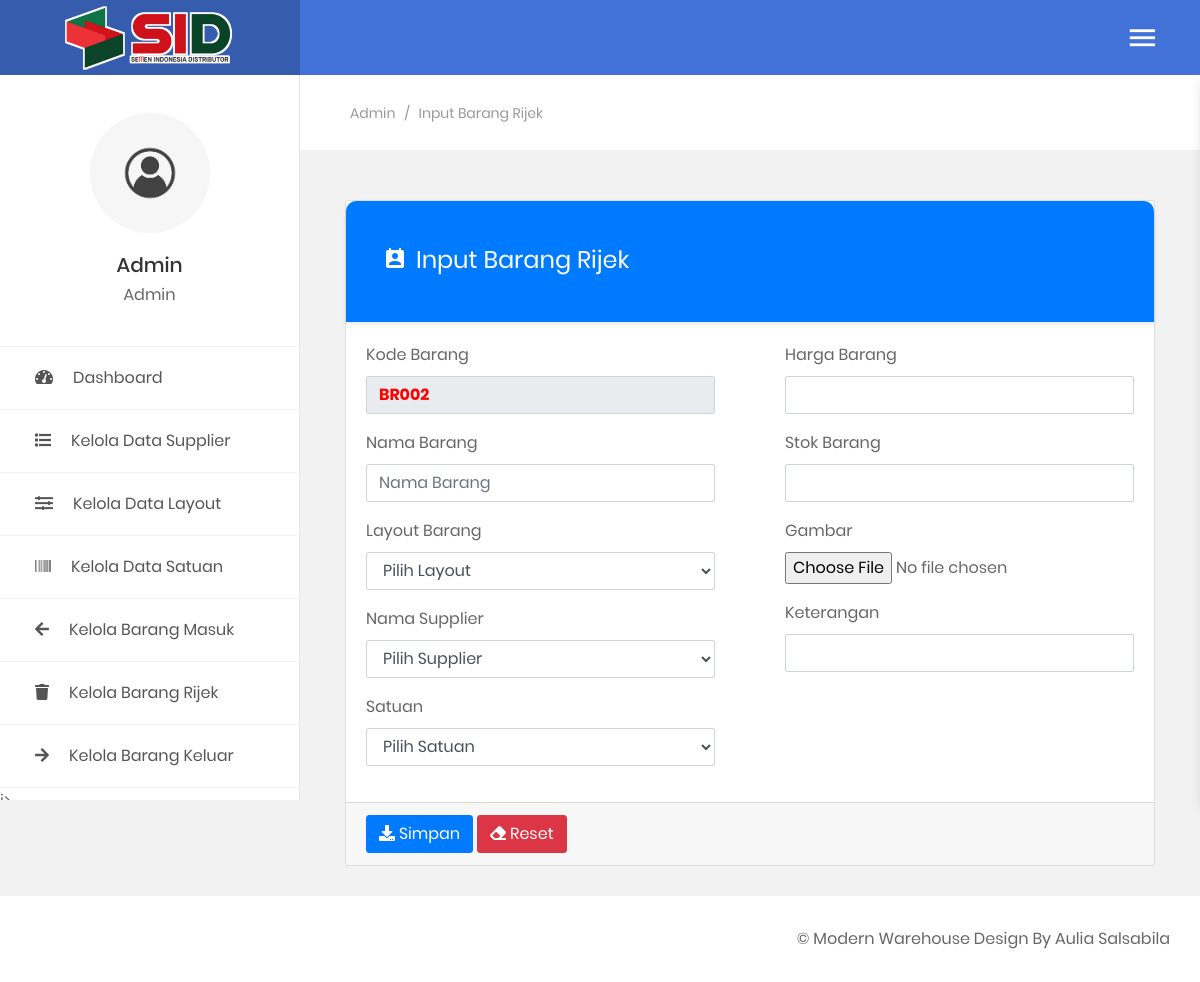
The app's page /public/admin-panel.php?page=input-barang-rijek (signed in), older data.
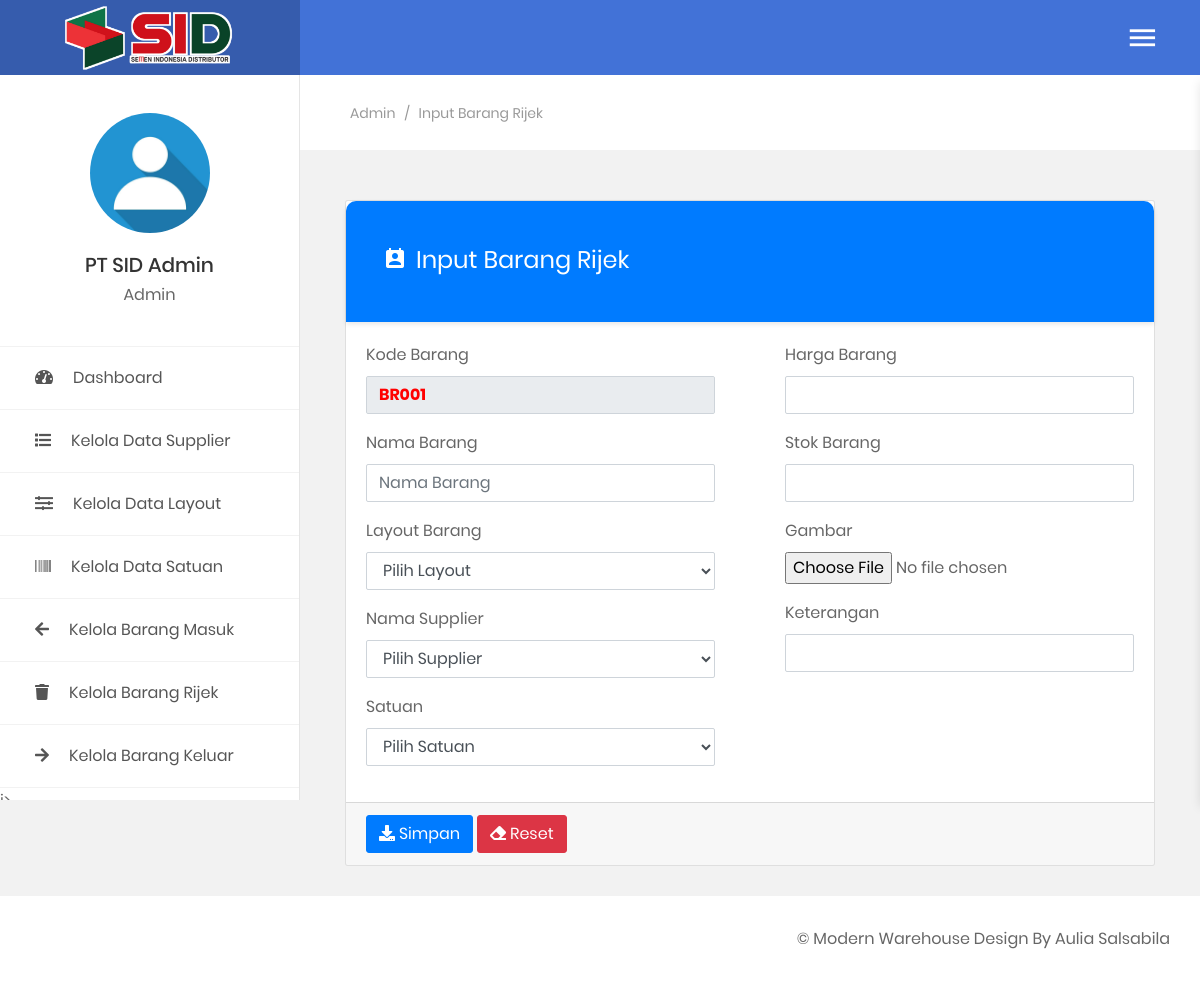
The same page, newer data.
### tables this page shows
CREATE TABLE `table_user` (
  `kd_user` varchar(7) NOT NULL,
  `nama_user` varchar(20) NOT NULL,
  `username` varchar(25) NOT NULL,
  `password` varchar(25) NOT NULL,
  `foto_user` varchar(50) NOT NULL,
  `level` varchar(25) NOT NULL
);

### functions/sessions.php (called while the page is built, shortened)
<?php
$function = new lsp();
$auth = $function->AuthUser($_SESSION['username']);

### functions/functions.php (called while the page is built, shortened)
<?php
class lsp
{
    public function AuthUser($sessionUser)
    {
        global $con;
        $sql = "SELECT * FROM table_user WHERE username = '$sessionUser'";
        $query = mysqli_query($con, $sql);
        $bigData = mysqli_fetch_assoc($query);
        return $bigData;
    }
    public function autokode($table, $field, $pre)
    {
        global $con;
        $sqlc   = "SELECT COUNT($field) as jumlah FROM $table";
        $querys = mysqli_query($con, $sqlc);
        $number = mysqli_fetch_assoc($querys);
        if ($number['jumlah'] > 0) {
            $sql    = "SELECT MAX($field) as kode FROM $table";
            $query  = mysqli_query($con, $sql);
            $number = mysqli_fetch_assoc($query);
            $strnum = substr($number['kode'], 2, 3);
            $strnum = $strnum + 1;
            if (strlen($strnum) == 3) {
                $kode = $pre . $strnum;
            } else if (strlen($strnum) == 2) {
                $kode = $pre . "0" . $strnum;
            } else if (strlen($strnum) == 1) {
                $kode = $pre . "00" . $strnum;
            }
        } else {
            $kode = $pre . "001";
        }
        return $kode;
    }
}

### public/includes/global/input-barang-rijek.php (the view, shortened to what the changed rows need)
<?php
$br = new lsp();
$autokode = $br->autokode("table_barang_rijek", "kd_barang", "BR");
?>
<section class="au-breadcrumb m-t-75">
    <div class="section__content section__content--p30">
        <div class="container-fluid">
            <div class="row">
                <div class="col-md-12">
                    <div class="au-breadcrumb-content">
                        <div class="au-breadcrumb-left">
                            <ul class="list-unstyled list-inline au-breadcrumb__list">
                                <li class="list-inline-item active"><?= $auth['level']; ?></li>
                                <li class="list-inline-item seprate">
                                    <span>/</span>
                                </li>
                                <li class="list-inline-item">Input Barang Rijek</li>
                            </ul>
                        </div>
                    </div>
                </div>
            </div>
        </div>
    </div>
</section>
<section class="statistic">
    <div class="section__content section__content--p30">
        <div class="container-fluid">
            <div class="row">
                <div class="col-md-12">
                    <form method="post" enctype="multipart/form-data">
                        <div class="card">
                            <div class="au-card-title">
                                <div class="bg-overlay bg-primary"></div>
                                <h3>
                                    <i class="zmdi zmdi-account-calendar"></i>Input Barang Rijek
                                </h3>
                            </div>
                            <div class="row">
                                <div class="col-md-6">
                                    <div class="card-body">
                                        <div class="form-group">
                                            <label for="">Kode Barang</label>
                                            <input type="text" style="font-weight: bold; color: red;" class="form-control" name="kode_barang" value="<?php echo $autokode; ?>" readonly>
                                        </div>
                                        <div class="form-group">
                                            <label for="">Nama Barang</label>
                                            <input type="text" placeholder="Nama Barang" class="form-control" name="nama_barang" value="<?php echo @$_POST['nama_barang'] ?>">
                                        </div>
                                        <div class="form-group">
                                            <label for="">Layout Barang</label>
                                            <select name="layout" class="form-control">
                                                <option value=" ">Pilih Layout</option>
                                            </select>
                                        </div>
                                        <div class="form-group">
                                            <label for="">Nama Supplier</label>
                                            <select name="supplier" class="form-control">
                                                <option value=" ">Pilih Supplier</option>
                                            </select>
                                        </div>
                                        <div class="form-group">
                                            <label for="">Satuan</label>
                                            <select name="satuan" class="form-control">
                                                <option value=" ">Pilih Satuan</option>
                                            </select>
                                        </div>
                                    </div>
                                </div>
                                <div class="col-md-6">
                                    <div class="card-body">
                                        <div class="form-group">
                                            <label for="">Harga Barang</label>
                                            <input type="number" class="form-control" name="harga">
                                        </div>
                                        <div class="form-group">
                                            <label for="">Stok Barang</label>
                                            <input type="number" class="form-control" name="stok">
                                        </div>
                                        <div class="form-group">
                                            <label for="">Gambar</label>
                                            <input type="file" class="form-control-file" name="foto">
                                        </div>
                                        <div class="form-group">
                                            <label for="">Keterangan</label>
                                            <input type="text" class="form-control" name="ket">
                                        </div>
                                    </div>
                                </div>
                            </div>
                            <div class="card-footer">
                                <button name="add-barang-rijek" class="btn btn-primary"><i class="fa fa-download"></i> Simpan</button>
                                <button type="reset" class="btn btn-danger"><i class="fa fa-eraser"></i> Reset</button>
                            </div>
                        </div>
                    </form>
                </div>
            </div>
        </div>
    </div>
</section>

### public/templates/sidebar.php (shortened to what the changed rows need)
<aside class="menu-sidebar2">
    <div class="menu-sidebar2__content js-scrollbar1">
        <div class="account2">
            <div class="image img-cir img-120">
                <img src="img/<?= $auth['foto_user'] ?>" alt="user-image" class="image-sid" />
            </div>
            <h4 class="name"><?= $auth['nama_user']; ?></h4>
            <span><?= $auth['level']; ?></span>
        </div>
    </div>
</aside>

Row changes from the older to the newer data that the page shows:
changed table_user "Admin": foto_user: picture removed, a placeholder shows; nama_user "Admin" → "PT SID Admin"
Text that changed along with them:
form field kode_barang: "BR002" → "BR001"
